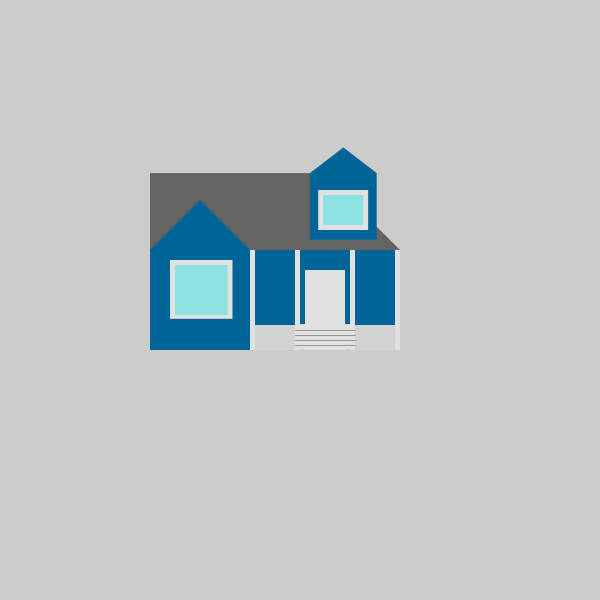
Frame 1 (no input)
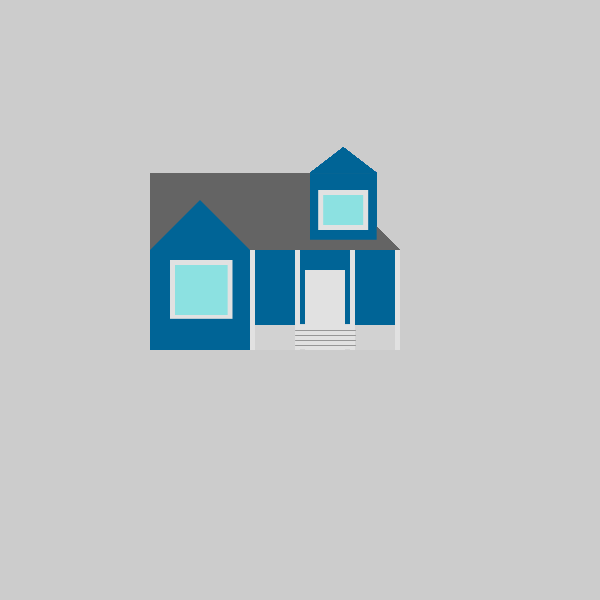
Frame 60 (the mouse pressed at the canvas centre just before this capture)
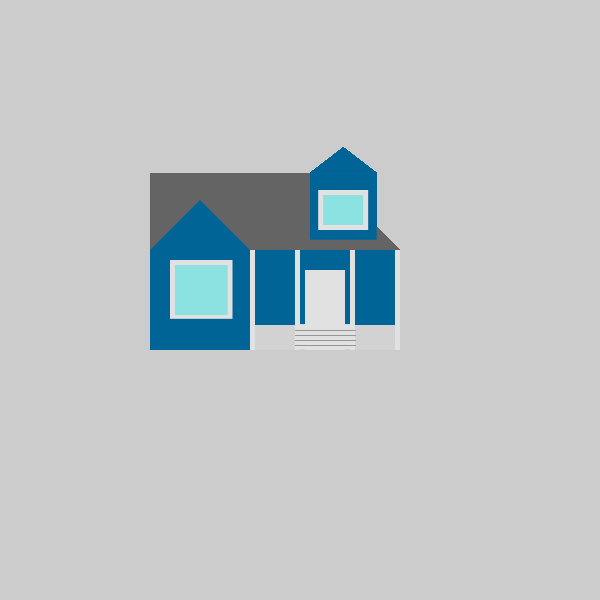
Frame 120 (the mouse held since frame 60 and released just before this capture)

The Processing sketch that drew these frames (run headless with seeded random() and noise(); from frame 60 on, the mouse is pressed at the canvas centre):

// Processing sketch: house2
// ── house2.pde
void setup(){
  size(600,600);
}
void draw(){
  println (mouseX + "," + mouseY);
  noStroke();

int x = 150; 
int y = 250;
int diff= 100;
int diffTwo = 150;
float diffArm = diff+(diffTwo/2.5);
float diffArmY = diff/1.30; 
float stairXOne = x+diff+(diffTwo*.3);
float stairXTwo = x+diff+(diffTwo*.7);
fill(100,100,100);
rect(x, y -(diffArmY), diff+diffArm-40, diff);
quad(x+diff, y, x+(diff+diffTwo), y, x+(diff+diffTwo-25),y-(diff/4), x+diff-25, y-(diff/4));

fill(0, 100, 150);
//body
rect(x, y, diff, diff);
triangle(x, y, x+diff, y, x+(diff/2),y-(diff/2));
rect(x+diff, y, diffTwo, diff);

//arms
rect(x+diffArm, y -(diffArmY),diff/1.5, diff/1.5);
triangle(x+diffArm, y -(diffArmY), x+(diffArm+diff/1.5), y-(diffArmY), x+(diffArm+(diff/1.5)/2), y - diffArmY/.75);
//thing-a-ma-jigs
fill(210);
rect(x+diff,y+diff-25, diff+(diffArm/3.2),25);
//pillars
fill(225);
rect(x+diff, y, 5, diff);
rect(x+diff+diffTwo-5,y, 5, diff);
rect(x+diff+(diffTwo*.3),y, 5, diff);
rect(x+diff+(diffTwo/1.5),y, 5, diff);
//door
rect(stairXOne+10, y+20, 40, 80);

//window
rect(x+20, y+10, diff/1.6, diff/1.7);
rect(x+diff+diffTwo/2.2, y-60, 50, 40);
fill(140, 225, 225);
rect(x+25, y+15, diff/1.9, diff/2);
rect(x+diff+diffTwo/2.2+5, y-55, 40, 30);
//stairs
fill(225);
rect(x+diff+(diffTwo*.3),y+diff/1.35, 60, 25);
stroke(150);
line(stairXOne,y+diff/1.25, stairXTwo,y+diff/1.25);
line(stairXOne,y+diff/1.17, stairXTwo,y+diff/1.17);
line(stairXOne,y+diff/1.1, stairXTwo,y+diff/1.1);
line(stairXOne,y+diff/1.05, stairXTwo, y+diff/1.05);

}
